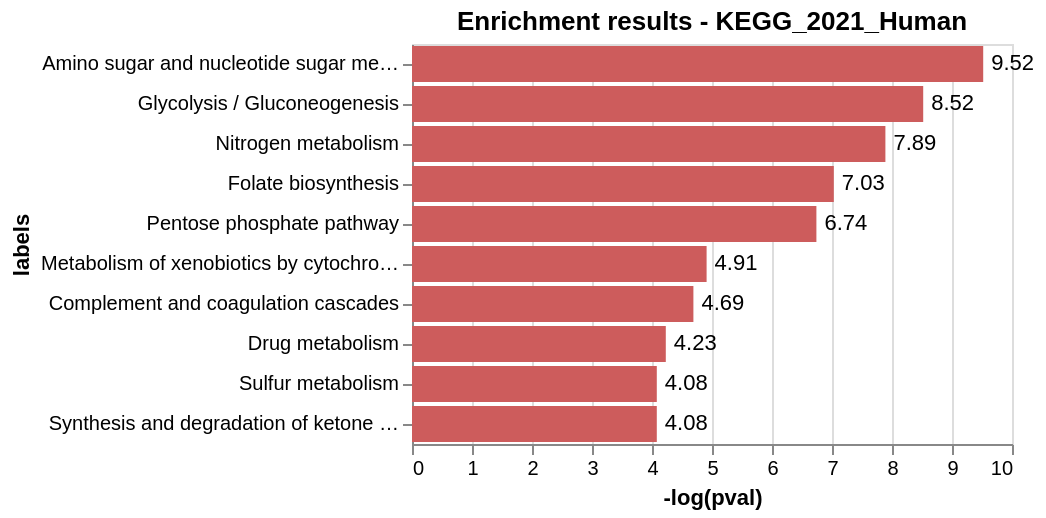

This figure's notebook cell:
### Code cell
# the genes selected by our models (top only)
gene_list = final_top[final_top['omics']==0]['feat_name']
new = [i.split(".")[0] for i in gene_list]

EnrichR.plot_enrichment(new, max_hits=10)

### Figure 1 — Vega-Lite specification as saved in the notebook (floating-point values rounded to 4 significant figures)
{"config": {"view": {"continuousWidth": 400, "continuousHeight": 300}}, "layer": [{"mark": {"type": "bar", "color": "indianred"}, "encoding": {"x": {"field": "-log(pval)", "type": "quantitative"}, "y": {"field": "labels", "sort": "-x", "type": "nominal"}}}, {"mark": {"type": "text", "align": "left", "baseline": "middle", "dx": 4}, "encoding": {"text": {"field": "-log(pval)", "type": "quantitative"}, "x": {"field": "-log(pval)", "type": "quantitative"}, "y": {"field": "labels", "sort": "-x", "type": "nominal"}}, "title": "Enrichment results - KEGG_2021_Human"}], "data": {"name": "data-e54e41fa1e6ab7e47911a17d3cfe9847"}, "height": 200, "width": 300, "$schema": "https://vega.github.io/schema/vega-lite/v4.17.0.json", "datasets": {"data-e54e41fa1e6ab7e47911a17d3cfe9847": [{"labels": "Amino sugar and nucleotide sugar metabolism", "pval": 7.368e-05, "-log(pval)": 9.52}, {"labels": "Glycolysis / Gluconeogenesis", "pval": 0.0001996, "-log(pval)": 8.52}, {"labels": "Nitrogen metabolism", "pval": 0.0003754, "-log(pval)": 7.89}, {"labels": "Folate biosynthesis", "pval": 0.0008886, "-log(pval)": 7.03}, {"labels": "Pentose phosphate pathway", "pval": 0.001184, "-log(pval)": 6.74}, {"labels": "Metabolism of xenobiotics by cytochrome P450", "pval": 0.007389, "-log(pval)": 4.91}, {"labels": "Complement and coagulation cascades", "pval": 0.009168, "-log(pval)": 4.69}, {"labels": "Drug metabolism", "pval": 0.01448, "-log(pval)": 4.23}, {"labels": "Sulfur metabolism", "pval": 0.01687, "-log(pval)": 4.08}, {"labels": "Synthesis and degradation of ketone bodies", "pval": 0.01687, "-log(pval)": 4.08}]}}
